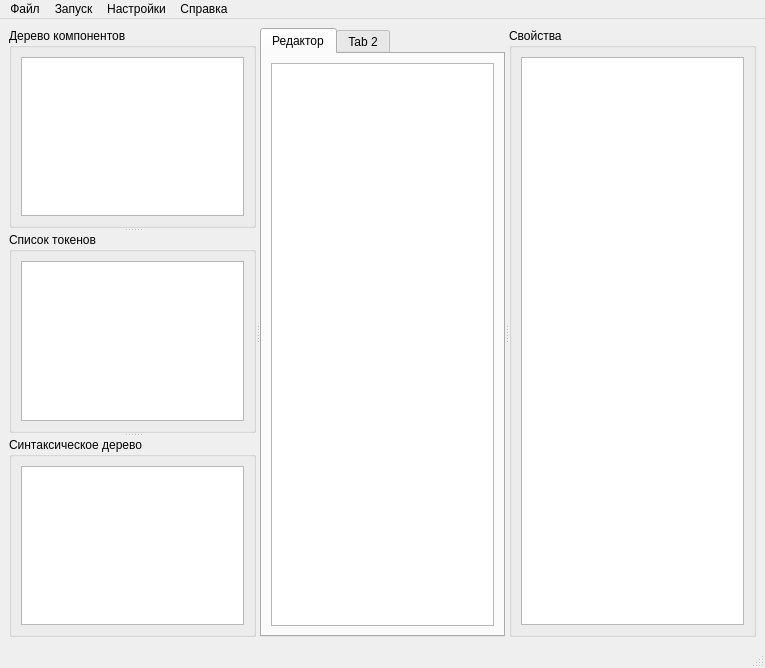
<?xml version="1.0" encoding="UTF-8"?>
<ui version="4.0">
 <class>MainWindow</class>
 <widget class="QMainWindow" name="MainWindow">
  <property name="geometry">
   <rect>
    <x>0</x>
    <y>0</y>
    <width>765</width>
    <height>668</height>
   </rect>
  </property>
  <property name="windowTitle">
   <string>LuIDE</string>
  </property>
  <widget class="QWidget" name="centralwidget">
   <layout class="QGridLayout" name="gridLayout_6">
    <item row="0" column="0">
     <widget class="QSplitter" name="splitter_2">
      <property name="orientation">
       <enum>Qt::Horizontal</enum>
      </property>
      <widget class="QSplitter" name="splitter">
       <property name="orientation">
        <enum>Qt::Vertical</enum>
       </property>
       <widget class="QGroupBox" name="groupBox">
        <property name="title">
         <string>Дерево компонентов</string>
        </property>
        <layout class="QGridLayout" name="gridLayout_2">
         <item row="0" column="0">
          <widget class="QTreeView" name="treeView"/>
         </item>
        </layout>
       </widget>
       <widget class="QGroupBox" name="groupBox_3">
        <property name="title">
         <string>Список токенов</string>
        </property>
        <layout class="QGridLayout" name="gridLayout_4">
         <item row="0" column="0">
          <widget class="QListView" name="listView"/>
         </item>
        </layout>
       </widget>
       <widget class="QGroupBox" name="groupBox_4">
        <property name="title">
         <string>Синтаксическое дерево</string>
        </property>
        <layout class="QGridLayout" name="gridLayout_5">
         <item row="0" column="0">
          <widget class="QTreeView" name="treeView_2"/>
         </item>
        </layout>
       </widget>
      </widget>
      <widget class="QTabWidget" name="tabWidget">
       <property name="currentIndex">
        <number>0</number>
       </property>
       <widget class="QWidget" name="tab">
        <property name="accessibleName">
         <string/>
        </property>
        <attribute name="title">
         <string>Редактор</string>
        </attribute>
        <layout class="QGridLayout" name="gridLayout">
         <item row="0" column="0">
          <widget class="QPlainTextEdit" name="plainTextEdit">
           <property name="tabStopWidth">
            <number>40</number>
           </property>
          </widget>
         </item>
        </layout>
       </widget>
       <widget class="QWidget" name="tab_2">
        <attribute name="title">
         <string>Tab 2</string>
        </attribute>
       </widget>
      </widget>
      <widget class="QGroupBox" name="groupBox_2">
       <property name="title">
        <string>Свойства</string>
       </property>
       <layout class="QGridLayout" name="gridLayout_3">
        <item row="0" column="0">
         <widget class="QTableView" name="tableView"/>
        </item>
       </layout>
      </widget>
     </widget>
    </item>
   </layout>
  </widget>
  <widget class="QMenuBar" name="menubar">
   <property name="geometry">
    <rect>
     <x>0</x>
     <y>0</y>
     <width>765</width>
     <height>21</height>
    </rect>
   </property>
   <widget class="QMenu" name="menu">
    <property name="title">
     <string>Файл</string>
    </property>
    <addaction name="action"/>
    <addaction name="action_2"/>
    <addaction name="separator"/>
    <addaction name="action_4"/>
    <addaction name="action_5"/>
    <addaction name="separator"/>
    <addaction name="action_7"/>
   </widget>
   <widget class="QMenu" name="menu_2">
    <property name="title">
     <string>Настройки</string>
    </property>
   </widget>
   <widget class="QMenu" name="menu_3">
    <property name="title">
     <string>Запуск</string>
    </property>
    <addaction name="action_8"/>
   </widget>
   <widget class="QMenu" name="menu_4">
    <property name="title">
     <string>Справка</string>
    </property>
    <addaction name="action_Qt"/>
    <addaction name="action_9"/>
   </widget>
   <addaction name="menu"/>
   <addaction name="menu_3"/>
   <addaction name="menu_2"/>
   <addaction name="menu_4"/>
  </widget>
  <widget class="QStatusBar" name="statusbar"/>
  <action name="action">
   <property name="text">
    <string>Создать проект</string>
   </property>
  </action>
  <action name="action_2">
   <property name="text">
    <string>Открыть проект</string>
   </property>
  </action>
  <action name="action_4">
   <property name="text">
    <string>Сохранить</string>
   </property>
  </action>
  <action name="action_5">
   <property name="text">
    <string>Сохранить как</string>
   </property>
  </action>
  <action name="action_7">
   <property name="text">
    <string>Выход</string>
   </property>
  </action>
  <action name="action_8">
   <property name="text">
    <string>Запустить приложение</string>
   </property>
  </action>
  <action name="action_Qt">
   <property name="text">
    <string>О Qt</string>
   </property>
  </action>
  <action name="action_9">
   <property name="text">
    <string>О программе</string>
   </property>
  </action>
  <action name="action_11">
   <property name="text">
    <string>Список токенов</string>
   </property>
  </action>
 </widget>
 <resources/>
 <connections/>
</ui>
